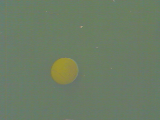
//> input picture train/001.png, 160 x 120 px
$ ./main ../train/001.png   (built with g++ and OpenCV 4)
//> lines starting //> are read from the running program, lines starting //| are printed output that depends on the picture
#include "opencv2/highgui/highgui.hpp"
#include "opencv2/imgproc/imgproc.hpp"
#include <iostream>
#include <stdio.h>
 #include <fstream>
using namespace std;
using namespace cv;
Mat histogram(Mat);
Mat gmm_data(Mat,Mat);


/**
 * @function main
 */
int main( int argc, char** argv )
{
  Mat src, dst;

  /// Load image
  src = imread( argv[1], 1 );
//> src is the input picture: 120 rows x 160 cols, CV_8UC3; mean B, G, R 100.5, 124.3, 107.3

  if( !src.data )
    { return -1; }
  Mat histImage = histogram(src);
  //outputfile(histImage);
  Mat graph_plot=gmm_data(histImage,src);
  namedWindow("graphs", CV_WINDOW_AUTOSIZE );
  imshow("graphs",graph_plot);


  imshow("image",src);
  waitKey(0);

  return 0;
}
Mat histogram(Mat src)
{

  /// Separate the image in 3 places ( B, G and R )
  vector<Mat> bgr_planes;
  split( src, bgr_planes );
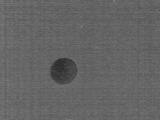
//> bgr_planes[0]: 120 rows x 160 cols, CV_8UC1; min 45, max 128, mean 100.5
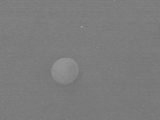
//> bgr_planes[1]: 120 rows x 160 cols, CV_8UC1; min 113, max 159, mean 124.3
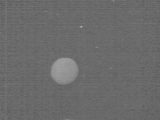
//> bgr_planes[2]: 120 rows x 160 cols, CV_8UC1; min 92, max 170, mean 107.3

  /// Establish the number of bins
  int histSize = 256;


  /// Set the ranges ( for B,G,R) )
  float range[] = { 0, 256 } ;
  const float* histRange = { range };

  bool uniform = true; bool accumulate = false;

  Mat b_hist, g_hist, r_hist;

  /// Compute the histograms:
  calcHist( &bgr_planes[0], 1, 0, Mat(), b_hist, 1, &histSize, &histRange, uniform, accumulate );
//> b_hist = 256 values, max 1690 at index 103, min 0 at index 0, mean 75
  calcHist( &bgr_planes[1], 1, 0, Mat(), g_hist, 1, &histSize, &histRange, uniform, accumulate );
//> g_hist = 256 values, max 3347 at index 124, min 0 at index 0, mean 75
  calcHist( &bgr_planes[2], 1, 0, Mat(), r_hist, 1, &histSize, &histRange, uniform, accumulate );
//> r_hist = 256 values, max 2670 at index 107, min 0 at index 0, mean 75

  // Draw the histograms for B, G and R
  int hist_w = 256; int hist_h = 400;
  int bin_w = cvRound( (double) hist_w/histSize );
  cout<<bin_w<<endl;
  Mat histImage( hist_h, hist_w, CV_8UC3, Scalar( 0,0,0) );

  /// Normalize the result to [ 0, histImage.rows ]
  normalize(b_hist, b_hist, 0, histImage.rows, NORM_MINMAX, -1, Mat() );
//> b_hist = 256 values, max 400 at index 103, min 0 at index 0, mean 17.75
  normalize(g_hist, g_hist, 0, histImage.rows, NORM_MINMAX, -1, Mat() );
//> g_hist = 256 values, max 400 at index 124, min 0 at index 0, mean 8.96
  normalize(r_hist, r_hist, 0, histImage.rows, NORM_MINMAX, -1, Mat() );
//> r_hist = 256 values, max 400 at index 107, min 0 at index 0, mean 11.24

  /// Draw for each channel
  for( int i = 1; i < histSize; i++ )
  {
     line( histImage, Point( bin_w*(i-1), hist_h - cvRound(b_hist.at<float>(i-1)) ) ,
                     Point( bin_w*(i), hist_h - cvRound(b_hist.at<float>(i)) ),
                     Scalar( 255, 0, 0), 2, 8, 0  );
     line( histImage, Point( bin_w*(i-1), hist_h - cvRound(g_hist.at<float>(i-1)) ) ,
                       Point( bin_w*(i), hist_h - cvRound(g_hist.at<float>(i)) ),
                      Scalar( 0, 255, 0), 2, 8, 0  );
     line( histImage, Point( bin_w*(i-1), hist_h - cvRound(r_hist.at<float>(i-1)) ) ,
                      Point( bin_w*(i), hist_h - cvRound(r_hist.at<float>(i)) ),
                       Scalar( 0, 0, 255), 2, 8, 0  );
  }
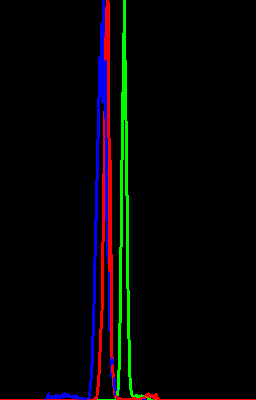
//> histImage: 400 rows x 256 cols, CV_8UC3; mean B, G, R 5.8, 5.6, 6.3

  /// Display
  namedWindow("calcHist Demo", CV_WINDOW_AUTOSIZE );
  imshow("calcHist Demo", histImage );
  return histImage;
}
Mat gmm_data(Mat img,Mat src)

{

    ofstream output;
    output.open("output.txt");
    Mat graph(img.rows,img.cols, CV_8UC1);
     for(int i= 0;i<img.cols;i++)
    {
      for(int j=0;j<img.rows;j++)
        {
           // if(img.at<Vec3b>(j, i)[2] == 255 )
           // {


               graph.at<uchar>(j,i) = 0;
               // output<< i<<", "<<img.rows-j+1<<"\n";
             //   j=1000;
           // }

        }

    }
//> graph: 400 rows x 256 cols, CV_8UC1; every value is 0
     for(int i= 0;i<img.cols;i++)
    {
        for(int j=0;j<img.rows;j++)
        {

          if(img.at<Vec3b>(j, i)[2] == 255 || j==(img.rows-1) )
            {


            graph.at<uchar>(j,i) = 100;
           // output<< i<<", "<<img.rows-j+1<<"\n";
                j=1000;
            }


        }


    }
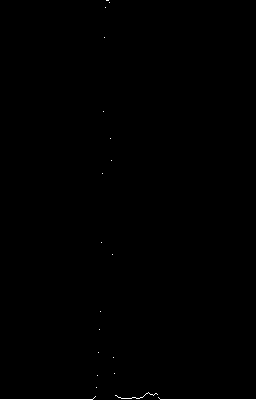
//> graph: 400 rows x 256 cols, CV_8UC1; values 0 (black) and 100 (white), 0.25% white in thin lines or dots

    int count=0;
    for(int i= 0;i<src.cols;i++)
    {
        for(int j=0;j<src.rows;j++)
        {
                output<< count<<", "<<(int)src.at<Vec3b>(j,i)[2]<<"\n";
                count++;
                cout<<(int)src.at<Vec3b>(j,i)[2]<<"  "<<count<<endl;
        }

    }
//> this loop made 160 passes
//> count on passes 1 to 3: 120, 240, 360
//> after the loop, count = 19200
    //imshow("graph",graph);
    return graph;
}

$ run again, on train/003.png
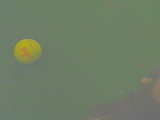
//> input picture train/003.png, 160 x 120 px
//> src is the input picture: 120 rows x 160 cols, CV_8UC3; mean B, G, R 101.7, 125.4, 110.3
//> in histogram, `split( src, bgr_planes );`:
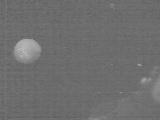
//> bgr_planes[2]: 120 rows x 160 cols, CV_8UC1; min 96, max 196, mean 110.3
//> in histogram, `calcHist( &bgr_planes[0], 1, 0, Mat(), b_hist, 1, &histSize, &histRang..`: b_hist = 256 values, max 2057 at index 103, min 0 at index 0, mean 75
//> in histogram, `calcHist( &bgr_planes[1], 1, 0, Mat(), g_hist, 1, &histSize, &histRang..`: g_hist = 256 values, max 2689 at index 126, min 0 at index 0, mean 75
//> in histogram, `calcHist( &bgr_planes[2], 1, 0, Mat(), r_hist, 1, &histSize, &histRang..`: r_hist = 256 values, max 3210 at index 108, min 0 at index 0, mean 75
//> in histogram, `normalize(b_hist, b_hist, 0, histImage.rows, NORM_MINMAX, -1, Mat() );`: b_hist = 256 values, max 400 at index 103, min 0 at index 0, mean 14.58
//> in histogram, `normalize(g_hist, g_hist, 0, histImage.rows, NORM_MINMAX, -1, Mat() );`: g_hist = 256 values, max 400 at index 126, min 0 at index 0, mean 11.16
//> in histogram, `normalize(r_hist, r_hist, 0, histImage.rows, NORM_MINMAX, -1, Mat() );`: r_hist = 256 values, max 400 at index 108, min 0 at index 0, mean 9.35
//> after the loop in histogram, `for( int i = 1; i < histSize; i++ )`:
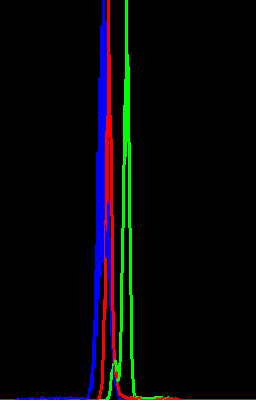
//> histImage: 400 rows x 256 cols, CV_8UC3; mean B, G, R 8.4, 5.9, 5.9
//> the loop in gmm_data, `for(int i= 0;i<src.cols;i++)` made 160 passes
//> count on passes 1 to 3: 120, 240, 360
//> after the loop in gmm_data, `for(int i= 0;i<src.cols;i++)`: count = 19200

$ run again, on train/004.png
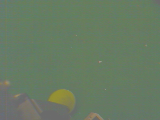
//> input picture train/004.png, 160 x 120 px
//> src is the input picture: 120 rows x 160 cols, CV_8UC3; mean B, G, R 99, 123.1, 103.4
//> in histogram, `split( src, bgr_planes );`:
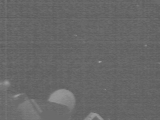
//> bgr_planes[2]: 120 rows x 160 cols, CV_8UC1; min 90, max 158, mean 103.4
//> in histogram, `calcHist( &bgr_planes[0], 1, 0, Mat(), b_hist, 1, &histSize, &histRang..`: b_hist = 256 values, max 1817 at index 97, min 0 at index 0, mean 75
//> in histogram, `calcHist( &bgr_planes[1], 1, 0, Mat(), g_hist, 1, &histSize, &histRang..`: g_hist = 256 values, max 2831 at index 125, min 0 at index 0, mean 75
//> in histogram, `calcHist( &bgr_planes[2], 1, 0, Mat(), r_hist, 1, &histSize, &histRang..`: r_hist = 256 values, max 2776 at index 103, min 0 at index 0, mean 75
//> in histogram, `normalize(b_hist, b_hist, 0, histImage.rows, NORM_MINMAX, -1, Mat() );`: b_hist = 256 values, max 400 at index 97, min 0 at index 0, mean 16.51
//> in histogram, `normalize(g_hist, g_hist, 0, histImage.rows, NORM_MINMAX, -1, Mat() );`: g_hist = 256 values, max 400 at index 125, min 0 at index 0, mean 10.6
//> in histogram, `normalize(r_hist, r_hist, 0, histImage.rows, NORM_MINMAX, -1, Mat() );`: r_hist = 256 values, max 400 at index 103, min 0 at index 0, mean 10.81
//> after the loop in histogram, `for( int i = 1; i < histSize; i++ )`:
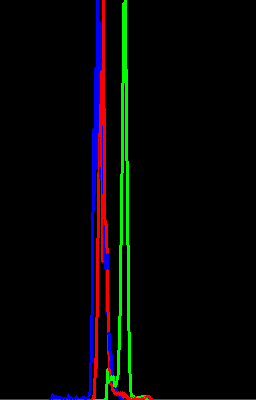
//> histImage: 400 rows x 256 cols, CV_8UC3; mean B, G, R 5.6, 6.1, 6.2
//> the loop in gmm_data, `for(int i= 0;i<src.cols;i++)` made 160 passes
//> count on passes 1 to 3: 120, 240, 360
//> after the loop in gmm_data, `for(int i= 0;i<src.cols;i++)`: count = 19200

$ run again, on train/005.png
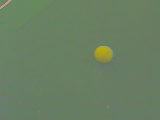
//> input picture train/005.png, 160 x 120 px
//> src is the input picture: 120 rows x 160 cols, CV_8UC3; mean B, G, R 98.3, 127.1, 105.2
//> in histogram, `split( src, bgr_planes );`:
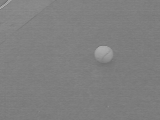
//> bgr_planes[1]: 120 rows x 160 cols, CV_8UC1; min 108, max 173, mean 127.1
//> in histogram, `calcHist( &bgr_planes[0], 1, 0, Mat(), b_hist, 1, &histSize, &histRang..`: b_hist = 256 values, max 2066 at index 97, min 0 at index 0, mean 75
//> in histogram, `calcHist( &bgr_planes[1], 1, 0, Mat(), g_hist, 1, &histSize, &histRang..`: g_hist = 256 values, max 2824 at index 126, min 0 at index 0, mean 75
//> in histogram, `calcHist( &bgr_planes[2], 1, 0, Mat(), r_hist, 1, &histSize, &histRang..`: r_hist = 256 values, max 2631 at index 106, min 0 at index 0, mean 75
//> in histogram, `normalize(b_hist, b_hist, 0, histImage.rows, NORM_MINMAX, -1, Mat() );`: b_hist = 256 values, max 400 at index 97, min 0 at index 0, mean 14.52
//> in histogram, `normalize(g_hist, g_hist, 0, histImage.rows, NORM_MINMAX, -1, Mat() );`: g_hist = 256 values, max 400 at index 126, min 0 at index 0, mean 10.62
//> in histogram, `normalize(r_hist, r_hist, 0, histImage.rows, NORM_MINMAX, -1, Mat() );`: r_hist = 256 values, max 400 at index 106, min 0 at index 0, mean 11.4
//> after the loop in histogram, `for( int i = 1; i < histSize; i++ )`:
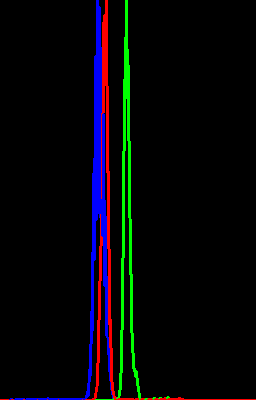
//> histImage: 400 rows x 256 cols, CV_8UC3; mean B, G, R 8.1, 5.8, 5.8
//> the loop in gmm_data, `for(int i= 0;i<src.cols;i++)` made 160 passes
//> count on passes 1 to 3: 120, 240, 360
//> after the loop in gmm_data, `for(int i= 0;i<src.cols;i++)`: count = 19200
